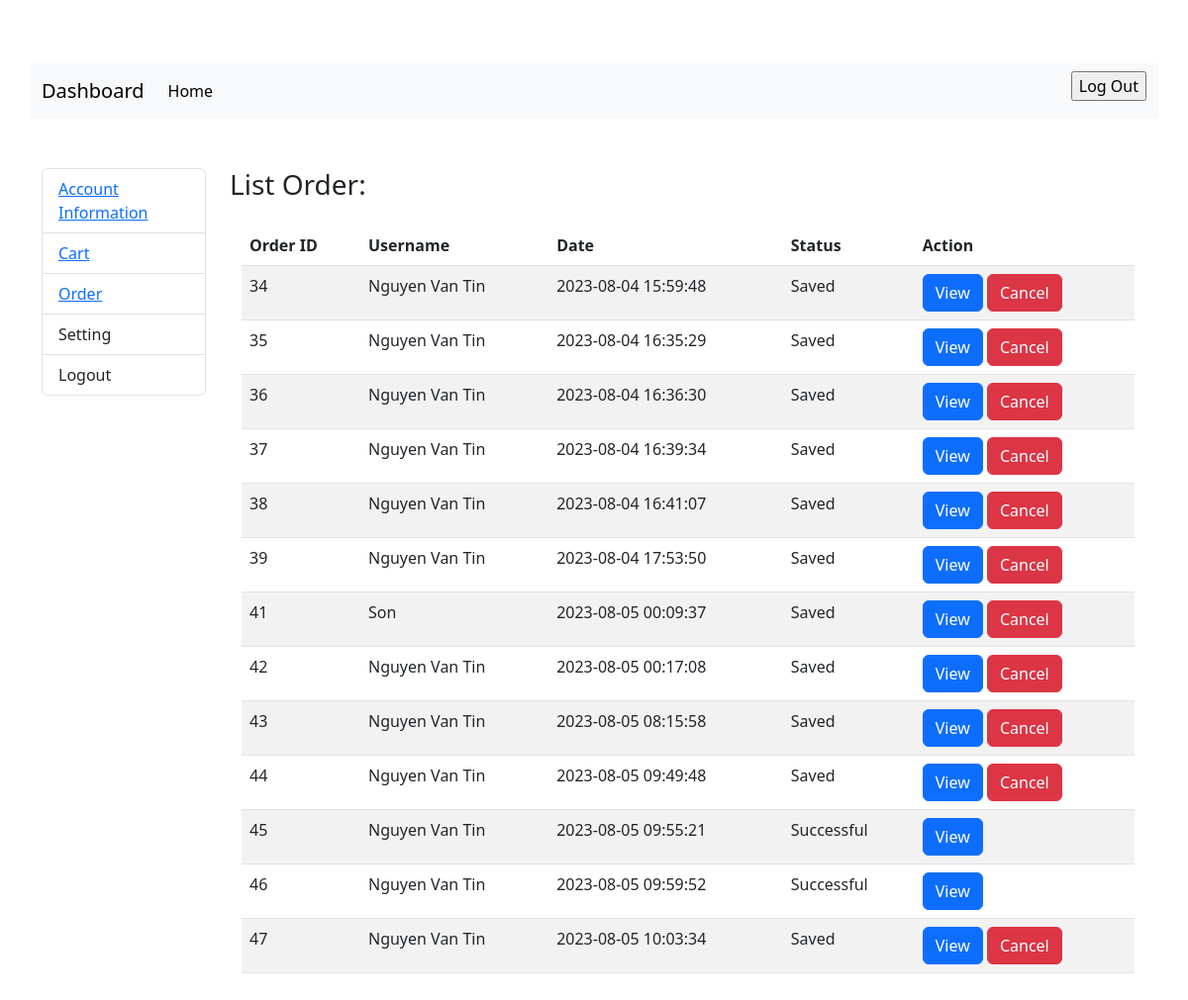
The app's page /pages/user/user-dashboard.php?p=orders (signed in) with its own data.
### tables this page shows
CREATE TABLE `orders` (
  `order_id` int NOT NULL AUTO_INCREMENT,
  `created_at` datetime DEFAULT CURRENT_TIMESTAMP,
  `status` int NOT NULL DEFAULT '1',
  `name` varchar(100) NOT NULL,
  `address` text NOT NULL,
  `phone` char(10) NOT NULL,
  `user_id` int NOT NULL,
  `product_id` int NOT NULL,
  `quantity` int NOT NULL,
  `total_price` decimal(13,0) NOT NULL,
  `note` text,
  PRIMARY KEY (`order_id`),
  KEY `fk_orders_users` (`user_id`),
  KEY `fk_orders_products` (`product_id`),
  CONSTRAINT `fk_orders_products` FOREIGN KEY (`product_id`) REFERENCES `products` (`product_id`) ON DELETE CASCADE ON UPDATE CASCADE,
  CONSTRAINT `fk_orders_users` FOREIGN KEY (`user_id`) REFERENCES `users` (`user_id`) ON DELETE CASCADE ON UPDATE CASCADE
);

### controller/database/user.php (called while the page is built, shortened)
<?
class User implements Serializable
{
    public function unserialize($data)
    {
        $data = unserialize($data);
        $this->user_id = $data['user_id'];
    }
}
?>

### controller/database/function.php (called while the page is built, shortened)
<?
function orderStatus($status)
{
    if ($status == 1) {
        $status = "Unconfimred";
    } elseif ($status == 2) {
        $status = "Processing";
    } elseif ($status == 3) {
        $status = "Delivery";
    } elseif ($status == 4) {
        $status = "Successful delivery";
    } elseif ($status == 5) {
        $status = "Successful";
    } elseif ($status == 6) {
        $status = "Saved";
    } elseif ($status == 0) {
        $status = "Cancelled";
    }
    return $status;
}

### pages/user/orders.php (the view, shortened to what this page needs)
<?php
$serializedUser = $_SESSION['current_user'];
$user = unserialize($serializedUser);
$user_id = $user->user_id;
?>
<!DOCTYPE html>
<html lang="en">
<head>
    <link href="https://cdn.jsdelivr.net/npm/bootstrap@5.3.0/dist/css/bootstrap.min.css" rel="stylesheet">
</head>
<body>
    <h3>List Order:</h3>
    <div class="container mt-4">
        <table class="table table-striped">
            <thead>
                <tr>
                    <th>Order ID</th>
                    <th>Username</th>
                    <th>Date</th>
                    <th>Status</th>
                    <th>Action</th>
                </tr>
            </thead>
            <tbody>
                <?
                $sql = "SELECT * FROM orders WHERE user_id = '$user_id'";
                $result = mysqli_query($mysqli, $sql);
                if (mysqli_num_rows($result) > 0) {
                    while ($row = mysqli_fetch_assoc($result)) {
                        $status = orderStatus($row["status"]);
                        echo "<tr>";
                        echo "<td>" . $row["order_id"] . "</td>";
                        echo "<td>" . $row["name"] . "</td>";
                        echo "<td>" . $row["created_at"] . "</td>";
                        echo "<td>" . $status . "</td>";
                        echo "<td>";
                        echo '<a href="./user-dashboard.php?p=order-detail&id=' . $row["order_id"] . '" class="btn btn-primary">View</a>';
                        if ($row["status"] != 0 && $row["status"] != 4 && $row["status"] !=5 && $row["status"] !=3) {
                            echo '<a href="./user-dashboard.php?p=action&d=cancel&id=' . $row["order_id"] . '" class="btn btn-danger">Cancel</a>';
                        }
                        echo "</td>";
                        echo "</tr>";
                    }
                }
                ?>
            </tbody>
        </table>
    </div>
</body>
</html>

### records on screen
orders: order_id "34", name "Nguyen Van Tin", created_at "2023-08-04 15:59:48", status "Saved"
orders: order_id "35", name "Nguyen Van Tin", created_at "2023-08-04 16:35:29", status "Saved"
orders: order_id "36", name "Nguyen Van Tin", created_at "2023-08-04 16:36:30", status "Saved"
orders: order_id "37", name "Nguyen Van Tin", created_at "2023-08-04 16:39:34", status "Saved"
orders: order_id "38", name "Nguyen Van Tin", created_at "2023-08-04 16:41:07", status "Saved"
orders: order_id "39", name "Nguyen Van Tin", created_at "2023-08-04 17:53:50", status "Saved"
orders: order_id "41", name "Son", created_at "2023-08-05 00:09:37", status "Saved"
orders: order_id "42", name "Nguyen Van Tin", created_at "2023-08-05 00:17:08", status "Saved"
orders: order_id "43", name "Nguyen Van Tin", created_at "2023-08-05 08:15:58", status "Saved"
orders: order_id "44", name "Nguyen Van Tin", created_at "2023-08-05 09:49:48", status "Saved"
orders: order_id "45", name "Nguyen Van Tin", created_at "2023-08-05 09:55:21", status "Successful"
orders: order_id "46", name "Nguyen Van Tin", created_at "2023-08-05 09:59:52", status "Successful"
orders: order_id "47", name "Nguyen Van Tin", created_at "2023-08-05 10:03:34", status "Saved"
